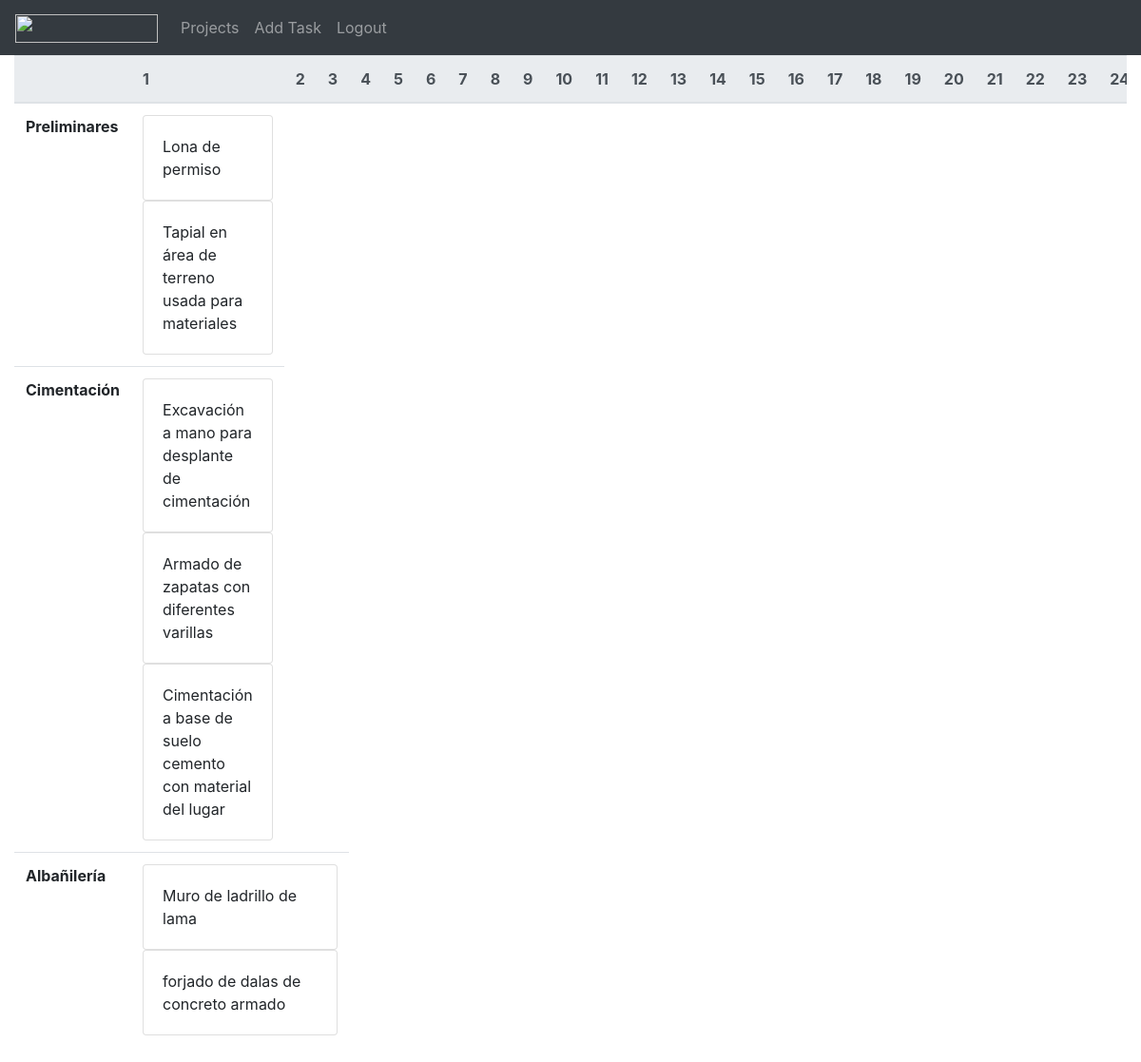
The app's page /projects/calendar/15 (signed in) with its own data.
### projects/models.py (models this page shows, shortened)
class Task(models.Model):
    project = models.ForeignKey(Project, on_delete=models.CASCADE)
    name = models.CharField(max_length=255)
    start_date = models.DateField(blank=True, null=True)
    end_date = models.DateField(blank=True, null=True)

class Concept(models.Model):
    task = models.ForeignKey(Task, on_delete=models.CASCADE)
    description = models.TextField()
    estimated_volume = models.DecimalField(max_digits=6, decimal_places=2, blank=True, null=True)
    estimated_price = models.DecimalField(max_digits=6, decimal_places=2, blank=True, null=True)
    unit = models.CharField(max_length=20, blank=True, null=True)
    real_volume = models.DecimalField(max_digits=6, decimal_places=2, blank=True, null=True)
    real_price = models.DecimalField(max_digits=6, decimal_places=2, blank=True, null=True)

### projects/views.py (the view)
# urls.py: path('calendar/<int:id>', views.list_tasks, name='list_tasks'),
@login_required
def list_tasks(request, id):
    project = Project.objects.get(pk=id)
    tasks = Task.objects.filter(project=id).order_by('start_date')
    monday1 = (project.start_date - timedelta(days=project.start_date.weekday()))
    monday2 = (project.end_date - timedelta(days=project.end_date.weekday()))
    weeks_project = int((monday2 - monday1).days / 7)
    tasks_detail = {}
    for task in tasks:
        monday1 = (task.start_date - timedelta(days=task.start_date.weekday()))
        monday2 = (task.end_date - timedelta(days=task.end_date.weekday()))
        weeks_task = int((monday2 - monday1).days / 7)
        tasks_detail[task.name] = [Concept.objects.filter(task=task.id).values('description', 'id'), weeks_task]
    return render(
        request,
        'calendar/list_tasks.html',
        {
            'weeks_project': range(1, weeks_project),
            'tasks_detail': tasks_detail
        }
    )

### templates/calendar/list_tasks.html (shortened to what this page needs)
{% extends "base.html" %}
{% block nav %}
<div class="collapse navbar-collapse" id="navbarSupportedContent">
    <ul class="navbar-nav mr-auto">
        <li class="nav-item">
            <a class="nav-link" href="{% url 'list_projects' %}">Projects</a>
        </li>
        <li class="nav-item">
            <a class="nav-link" href="{% url 'add_project' %}">Add Task</a>
        </li>
        <li class="nav-item">
            <a class="nav-link" href="{% url 'logout' %}">Logout</a>
        </li>
    </ul>
</div>
{% endblock %}
{% block container %}
<div class="table-responsive">
    <table class="table">
    <thead class="thead-light">
        <tr>
        <th scope="col"></th>
        {% for week in weeks_project %}
        <th>{{ week }}</th>
        {% endfor %}
        </tr>
    </thead>
    <tbody>
        {% for k, v in tasks_detail.items %}
        <tr>
        <th scope="row">{{ k }}</th>
        <td colspan="{{ v.1 }}">
            {% for description in v.0 %}
            <div class="card">
                <div class="card-body">
                    <p class="card-text">{{ description.description }}</p>
                </div>
            </div>
            {% endfor %}
        </td>
        </tr>
        {% endfor %}
    </tbody>
    </table>
</div>
{% endblock %}

### records on screen
Task: tasks_detail "Preliminares"
Concept: description "Lona de permiso"
Concept: description "Tapial en área de terreno usada para materiales"
Task: tasks_detail "Cimentación"
Concept: description "Excavación a mano para desplante de cimentación"
Concept: description "Armado de zapatas con diferentes varillas"
Concept: description "Cimentación a base de suelo cemento con material del lugar"
Task: tasks_detail "Albañilería"
Concept: description "Muro de ladrillo de lama"
Concept: description "forjado de dalas de concreto armado"

### other values on screen
{{ week }} "1" "2" "3" "4" "5" "6" "7" "8" "9" "10" "11" "12" "13" "14" "15" "16" "17" "18" "19" "20" "21" "22" "23"
